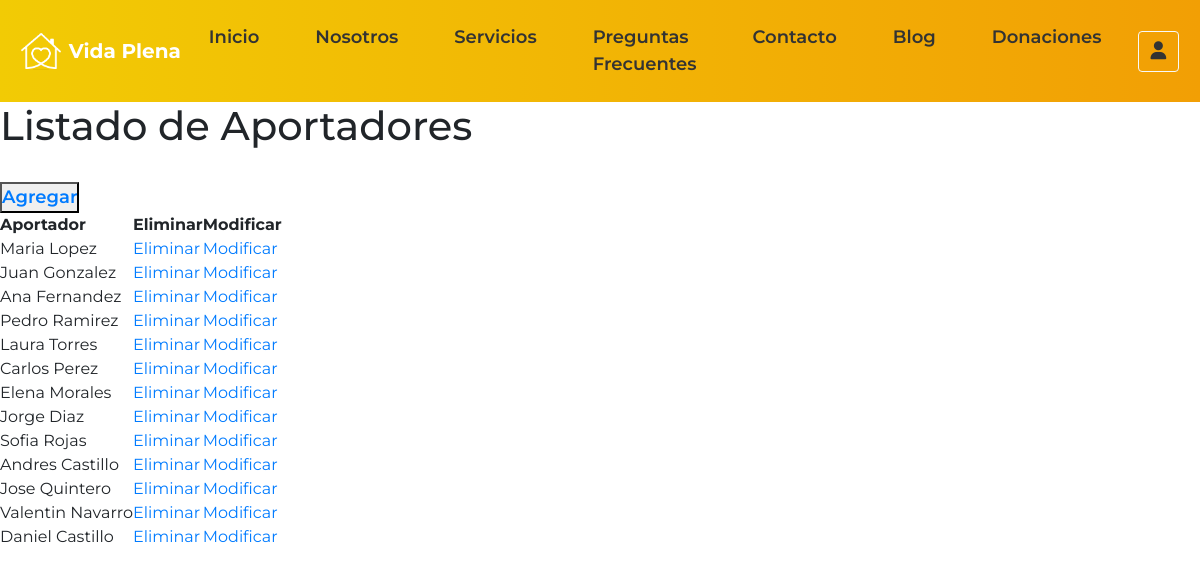
Page /inicio/crud_aportador/ (signed in) on the committed database.
### inicio/models.py (models this page shows, shortened)
class Usuario(models.Model):
    nombre = models.CharField(max_length=100)
    apellido = models.CharField(max_length=100)
    rut = models.CharField(max_length=20)
    email = models.EmailField()
    tipo_usuario = models.CharField(max_length=50, choices=[('Personal', 'Personal'), ('Aportador', 'Aportador')])

class Aportador(Usuario):
    numero_cel = models.CharField(max_length=20)
    class Meta:
        verbose_name_plural = "Aportadores"

class Usuario(models.Model):
    nombre = models.CharField(max_length=100)
    apellido = models.CharField(max_length=100)
    rut = models.CharField(max_length=20)
    email = models.EmailField()
    tipo_usuario = models.CharField(max_length=50, choices=[('Personal', 'Personal'), ('Aportador', 'Aportador')])

### inicio/views.py (the view)
# urls.py: path('crud_aportador/', views.crud_aportador, name='crud_aportador'),
def crud_aportador(request):
    aportador = Aportador.objects.all()
    context = {'aportadores': aportador}
    print('enviando datos aportador_list')
    return render(request, "inicio/aportador_list.html", context)

### inicio/templates/inicio/aportador_list.html (shortened to what this page needs)
{% extends 'inicio/base.html' %}
{% load static %}
{% block contenido %}
    <h1>Listado de Aportadores</h1>
    <br>
    <button type="button">
        <a href="{% url 'aportadorAdd'%}">Agregar</a>
    </button>
    <table>
        <tr>
            <th>Aportador</th>
            <th>Eliminar</th>
            <th>Modificar</th>
        </tr>
        {% for aportador in aportadores %}
            <tr>
                <td>{{ aportador.nombre }} {{ aportador.apellido }}</td>
                <td><a href="{% url 'aportador_del' pk=aportador.pk %}">Eliminar</a></td>
                <td><a href="{% url 'aportador_edit' pk=aportador.pk %}">Modificar</a></td>
            </tr>
        {% empty %}
            <tr>
                <td colspan="3">No hay aportadores registrados.</td>
            </tr>
        {% endfor %}
    </table>
{% endblock contenido %}

### inicio/static/inicio/main.css (style rules this page uses)
* { margin: 0; padding: 0; box-sizing: border-box; text-decoration: none !important; list-style: none; }
body { font-family: 'Montserrat', sans-serif; overflow-x: hidden; background-color: #ffff; margin: 0; padding: 0; }
#menu a, button { font-size: 18px !important; font-weight: 600; }

### rows in the picture
Aportador: nombre "Maria", apellido "Lopez"
Aportador: nombre "Juan", apellido "Gonzalez"
Aportador: nombre "Ana", apellido "Fernandez"
Aportador: nombre "Pedro", apellido "Ramirez"
Aportador: nombre "Laura", apellido "Torres"
Aportador: nombre "Carlos", apellido "Perez"
Aportador: nombre "Elena", apellido "Morales"
Aportador: nombre "Jorge", apellido "Diaz"
Aportador: nombre "Sofia", apellido "Rojas"
Aportador: nombre "Andres", apellido "Castillo"
Aportador: nombre "Jose", apellido "Quintero"
Aportador: nombre "Valentin", apellido "Navarro"
Aportador: nombre "Daniel", apellido "Castillo"
